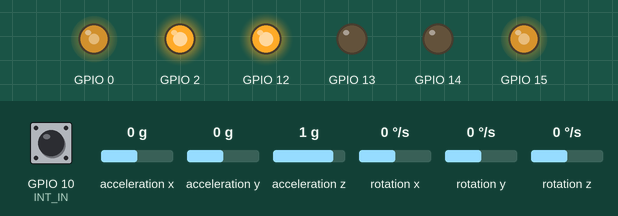
Bench run of a sketch on a simulated ESP8266 (NodeMCU). Shown: output pins drawn as LEDs (lit = HIGH). The inputs (shaded band) are chosen by the test bench; at power-on: acceleration x 0 g, acceleration z 1 g, GPIO 10 (INT_IN) HIGH, acceleration y 0 g, rotation x 0 °/s, rotation y 0 °/s, rotation z 0 °/s. The sensor or clock chip raises its interrupt line as the real part does; what the sketch prints to the serial monitor is not drawn.

Above: at 1.7 s.
1.8 s: acceleration x set to -0.3 g
3.3 s: acceleration x set to -0.6 g
At 3.9 s:
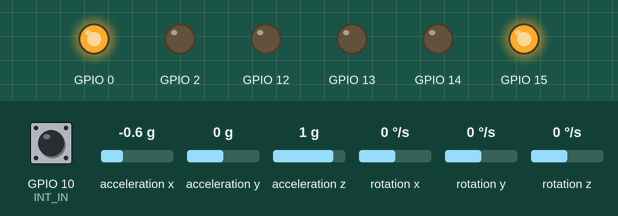
4.8 s: acceleration z set to 1.4 g
At 5.4 s:
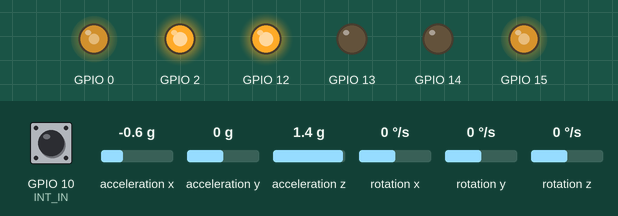
6.3 s: acceleration x set to 0.1 g
At 7.0 s:
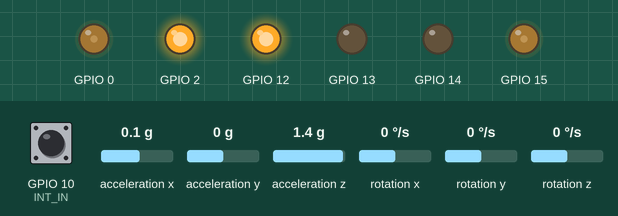
9.3 s: acceleration x set to 0 g
At 9.81 s:
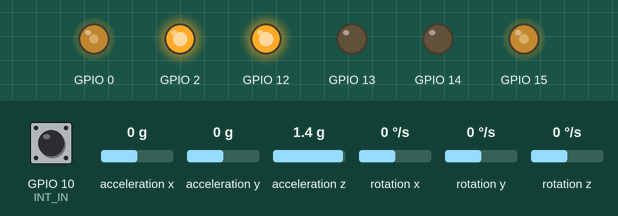
11.4 s: acceleration x set to -1.4 g
At 12.5 s:
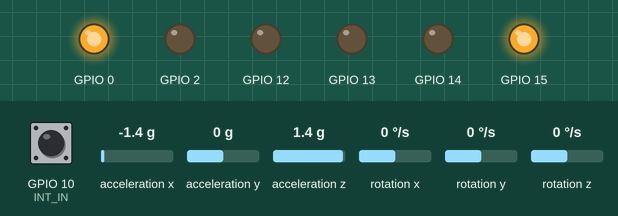
Timing chart, 0 to 13.9 s (numbered marks = the images above; inputs shaded):
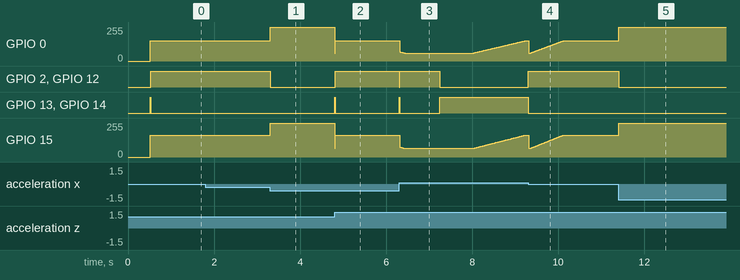

The sketch:

SelfBalancingRobot.ino
```cpp
#include "PID_v1.h"
#include "LMotorController.h"
#include "I2Cdev.h"
#include "MPU6050_6Axis_MotionApps20.h"

#include <Wire.h>

//#define LOG_INPUT true

#define MIN_ABS_SPEED           100
#define MIN_ABS_FALLING_ATTI    0.45
#define MIN_FALLING_GRAVITY     0.75

MPU6050 mpu;

// MPU control/status variables.
bool dmpReady = false;  // set true if DMP init was successful
uint8_t mpuIntStatus;   // holds actual interrupt status byte from MPU
uint8_t fifoBuffer[64]; // FIFO storage buffer
uint16_t packetSize;    // expected DMP packet size (default is 42 bytes)
uint16_t fifoCount;     // count of all bytes currently in FIFO

// Orientation/motion variables.
Quaternion quaternion;  // [w, x, y, z]         quaternion container
VectorFloat gravity;    // [x, y, z]            gravity vector
float ypr[3];           // [yaw, pitch, roll]   yaw/pitch/roll container and gravity vector

// Boolean flag indicating if the robot is falling down.
bool isRobotFallDown = true;

//PID
// === Robot #1
//double originalSetpoint = 182.8;
// === Robot #2
double originalSetpoint = 182.5;
double setpoint = originalSetpoint;
double input, output;

// Chosen PID:
//    Kp      Kd      Ki
//   --------------------
//    150     2.2     80  (loading with iphone8)
//
// === Robot #1
//double Kp = 96;
//double Kd = 2.8;
//double Ki = 80;
// === Robot #2
double Kp = 86;
double Kd = 3.2;
double Ki = 80;

PID pid(&input, &output, &setpoint, Kp, Ki, Kd, DIRECT);

double motorSpeedFactorLeft = 0.6;
double motorSpeedFactorRight = 0.65;

// L298N Motor controller connection.
int ENA = 0;
int IN1 = 2;
int IN2 = 14;
int IN3 = 12;
int IN4 = 13;
int ENB = 15;
int INT_IN = 10;

LMotorController motorController(ENA, IN1, IN2, ENB, IN3, IN4, motorSpeedFactorLeft, motorSpeedFactorRight);

// Boolean flag indicating whether or not it is interrupted from MPU.
volatile bool mpuInterrupted = false;
void ICACHE_RAM_ATTR dmpDataReady()
{
    mpuInterrupted = true;
}

void setup()
{
    Wire.begin();

    // initialize serial communication
    Serial.begin(115200);
    while (!Serial); // wait for Leonardo enumeration, others continue immediately

    // Initialize the interrupt input, mode INPUT or INPUT_PULLUP
    pinMode(INT_IN, INPUT_PULLUP); // OR, mode: INPUT

    // initialize device
    Serial.println("Initializing I2C devices...");
    mpu.initialize();

    // verify connection
    Serial.println(F("Testing device connections..."));
    Serial.println(mpu.testConnection() ? F("MPU6050 connection successful") : F("MPU6050 connection failed"));

    // load and configure the DMP
    Serial.println(F("Initializing DMP..."));
    uint8_t status = mpu.dmpInitialize();
    // make sure it worked (returns 0 if so)
    if (status == 0)
    {
        // Supply your own gyro offsets here, scaled for min sensitivity
        // These parameters can be calibrated thru IMU_Zero.ino, which is coming with MPU6050.
        // ==== Robot #1
        //mpu.setXGyroOffset(24);
        //mpu.setYGyroOffset(40);
        //mpu.setZGyroOffset(-24);
        //mpu.setZAccelOffset(1446);
        // ==== Robot #2
        mpu.setXGyroOffset(280);
        mpu.setYGyroOffset(44);
        mpu.setZGyroOffset(-96);
        mpu.setZAccelOffset(1403);

        // turn on the DMP, now that it's ready
        Serial.println(F("Enabling DMP..."));
        mpu.setDMPEnabled(true);

        // enable Arduino interrupt detection
        Serial.println(F("Enabling interrupt detection (Arduino external interrupt)..."));

        attachInterrupt(digitalPinToInterrupt(INT_IN), dmpDataReady, RISING);

        mpuIntStatus = mpu.getIntStatus();

        // set our DMP Ready flag so the main loop() function knows it's okay to use it
        Serial.println(F("DMP ready! Waiting for first interrupt..."));
        dmpReady = true;

        // get expected DMP packet size for later comparison
        packetSize = mpu.dmpGetFIFOPacketSize();

        //setup PID
        pid.SetMode(AUTOMATIC);
        pid.SetSampleTime(10);
        pid.SetOutputLimits(-255, 255);
    }
    else
    {
        // ERROR!
        // 1 = initial memory load failed
        // 2 = DMP configuration updates failed
        // (if it's going to break, usually the code will be 1)
        Serial.print(F("DMP Initialization failed (code "));
        Serial.print(status);
        Serial.println(F(")"));
    }
}

void loop()
{
    // Do nothing if initialization is failed.
    if (!dmpReady) return;

    // Wait for MPU interrupt or extra packet(s) available
    while (!mpuInterrupted && fifoCount < packetSize)
    {
        // Performing PID calculations and output to motors
        pid.Compute();
        if (!isRobotFallDown)
        {
            motorController.move(output, MIN_ABS_SPEED);
        }
    }

    // Reset interrupt flag and get INT_STATUS byte.
    mpuInterrupted = false;
    mpuIntStatus = mpu.getIntStatus();

    // Get current FIFO count.
    fifoCount = mpu.getFIFOCount();

    // Check for DMP data ready interrupt (this should happen frequently)
    if (mpuIntStatus & 0x02)
    {
        // Wait for correct available data length, should be a VERY short wait
        while (fifoCount < packetSize) fifoCount = mpu.getFIFOCount();

        // read a packet from FIFO
        mpu.getFIFOBytes(fifoBuffer, packetSize);

        // Track FIFO count here in case there is > 1 packet available
        // (this lets us immediately read more without waiting for an interrupt)
        fifoCount -= packetSize;

        mpu.dmpGetQuaternion(&quaternion, fifoBuffer);
        mpu.dmpGetGravity(&gravity, &quaternion);
        mpu.dmpGetYawPitchRoll(ypr, &quaternion, &gravity);

        // Detect if robot is falling down.
        if(abs(ypr[1]) > MIN_ABS_FALLING_ATTI || abs(ypr[2]) > MIN_ABS_FALLING_ATTI || gravity.z < MIN_FALLING_GRAVITY)
        {
            isRobotFallDown = true;
            motorController.stopMoving();
        }
        else
        {
            isRobotFallDown = false;
        }

        #if LOG_INPUT

        Serial.print("gravity\t");
        Serial.print(gravity.x);
        Serial.print("\t");
        Serial.print(gravity.y);
        Serial.print("\t");
        Serial.print(gravity.z);
        Serial.print("\t");
        Serial.print("ypr\t");
        Serial.print(ypr[0] * 180/M_PI);
        Serial.print("\t");
        Serial.print(ypr[1] * 180/M_PI);
        Serial.print("\t");
        Serial.println(ypr[2] * 180/M_PI);
        #endif

        input = ypr[1] * 180/M_PI + 180;
   }
}
```

LMotorController.cpp
```cpp
#include "LMotorController.h"
#include "Arduino.h"


LMotorController::LMotorController(int ena, int in1, int in2, int enb, int in3, int in4, double motorAConst, double motorBConst)
{
    _motorAConst = motorAConst;
    _motorBConst = motorBConst;

	_ena = ena;
	_in1 = in1;
	_in2 = in2;
	_enb = enb;
	_in3 = in3;
	_in4 = in4;

	pinMode(_ena, OUTPUT);
	pinMode(_in1, OUTPUT);
	pinMode(_in2, OUTPUT);

	pinMode(_enb, OUTPUT);
	pinMode(_in3, OUTPUT);
	pinMode(_in4, OUTPUT);
}


void LMotorController::move(int leftSpeed, int rightSpeed, int minAbsSpeed)
{
    if (rightSpeed < 0)
    {
        rightSpeed = min(rightSpeed, -1*minAbsSpeed);
        rightSpeed = max(rightSpeed, -255);
    }
    else if (rightSpeed > 0)
    {
        rightSpeed = max(rightSpeed, minAbsSpeed);
        rightSpeed = min(rightSpeed, 255);
    }

    int realRightSpeed = map(abs(rightSpeed), 0, 255, minAbsSpeed, 255);

    if (leftSpeed < 0)
    {
        leftSpeed = min(leftSpeed, -1*minAbsSpeed);
        leftSpeed = max(leftSpeed, -255);
    }
    else if (leftSpeed > 0)
    {
        leftSpeed = max(leftSpeed, minAbsSpeed);
        leftSpeed = min(leftSpeed, 255);
    }

    int realLeftSpeed = map(abs(leftSpeed), 0, 255, minAbsSpeed, 255);

    digitalWrite(_in3, rightSpeed > 0 ? HIGH : LOW);
    digitalWrite(_in4, rightSpeed > 0 ? LOW : HIGH);
    digitalWrite(_in1, leftSpeed > 0 ? HIGH : LOW);
    digitalWrite(_in2, leftSpeed > 0 ? LOW : HIGH);
    analogWrite(_ena, realRightSpeed * _motorAConst);
    analogWrite(_enb, realLeftSpeed * _motorBConst);
}


void LMotorController::move(int speed, int minAbsSpeed)
{
    int direction = 1;

    if (speed < 0)
    {
        direction = -1;

        speed = min(speed, -1*minAbsSpeed);
        speed = max(speed, -255);
    }
    else
    {
        speed = max(speed, minAbsSpeed);
        speed = min(speed, 255);
    }

    if (speed == _currentSpeed) return;

    int realSpeed = max(minAbsSpeed, abs(speed));

    digitalWrite(_in1, speed > 0 ? HIGH : LOW);
    digitalWrite(_in2, speed > 0 ? LOW : HIGH);
    digitalWrite(_in3, speed > 0 ? HIGH : LOW);
    digitalWrite(_in4, speed > 0 ? LOW : HIGH);
    analogWrite(_ena, realSpeed * _motorAConst);
    analogWrite(_enb, realSpeed * _motorBConst);

    _currentSpeed = direction * realSpeed;
}


void LMotorController::move(int speed)
{
    if (speed == _currentSpeed) return;

    if (speed > 255) speed = 255;
    else if (speed < -255) speed = -255;

    digitalWrite(_in1, speed > 0 ? HIGH : LOW);
    digitalWrite(_in2, speed > 0 ? LOW : HIGH);
    digitalWrite(_in3, speed > 0 ? HIGH : LOW);
    digitalWrite(_in4, speed > 0 ? LOW : HIGH);
    analogWrite(_ena, abs(speed) * _motorAConst);
    analogWrite(_enb, abs(speed) * _motorBConst);

    _currentSpeed = speed;
}


void LMotorController::turnLeft(int speed, bool kick)
{
    digitalWrite(_in1, HIGH);
    digitalWrite(_in2, LOW);
    digitalWrite(_in3, LOW);
    digitalWrite(_in4, HIGH);

    if (kick)
    {
        analogWrite(_ena, 255);
        analogWrite(_enb, 255);

        delay(100);
    }

    analogWrite(_ena, speed * _motorAConst);
    analogWrite(_enb, speed * _motorBConst);
}


void LMotorController::turnRight(int speed, bool kick)
{
    digitalWrite(_in1, LOW);
    digitalWrite(_in2, HIGH);
    digitalWrite(_in3, HIGH);
    digitalWrite(_in4, LOW);

    if (kick)
    {
        analogWrite(_ena, 255);
        analogWrite(_enb, 255);

        delay(100);
    }

    analogWrite(_ena, speed * _motorAConst);
    analogWrite(_enb, speed * _motorBConst);
}


void LMotorController::stopMoving()
{
    digitalWrite(_in1, LOW);
    digitalWrite(_in2, LOW);
    digitalWrite(_in3, LOW);
    digitalWrite(_in4, LOW);
    digitalWrite(_ena, HIGH);
    digitalWrite(_enb, HIGH);

    _currentSpeed = 0;
}
```

LMotorController.h
```cpp
#ifndef LMotorController_h
#define LMotorController_h


#include <Arduino.h>


class LMotorController
{
protected:
    int _ena, _in1, _in2, _enb, _in3, _in4;
    int _currentSpeed;
    double _motorAConst, _motorBConst;
public:
    LMotorController(int ena, int in1, int in2, int enb, int in3, int in4, double motorAConst, double motorBConst);
    void move(int leftSpeed, int rightSpeed, int minAbsSpeed);
    void move(int speed);
    void move(int speed, int minAbsSpeed);
    void turnLeft(int speed, bool kick);
    void turnRight(int speed, bool kick);
    void stopMoving();
};


#endif
```

Measured:
- the behaviour switches between -0.4 and -0.5 g on acceleration x (found by bisection; images 0 and 1)
- after the input at 1.8 s, every drawn part: stays the same
- after the input at 3.3 s, GPIO 0: 153/255 → 255/255 at once; GPIO 2, GPIO 12: HIGH → LOW at once; GPIO 15: 165/255 → 255/255 at once
- after the input at 4.8 s, GPIO 0: 255/255 → 153/255 at once; GPIO 2, GPIO 12: LOW → HIGH at once; GPIO 13, GPIO 14: LOW → HIGH at once, → LOW 0.01 s later; GPIO 15: 255/255 → 165/255 at once
- after the input at 6.3 s, GPIO 2, GPIO 12: HIGH → LOW at once, → HIGH 0.01 s later, → LOW 0.93 s later; GPIO 13, GPIO 14: LOW → HIGH at once, → LOW 0.01 s later, → HIGH 0.93 s later
- after the input at 9.3 s, GPIO 2, GPIO 12: LOW → HIGH at once; GPIO 13, GPIO 14: HIGH → LOW at once
- after the input at 11.4 s, GPIO 0: 153/255 → 255/255 at once; GPIO 2, GPIO 12: HIGH → LOW at once; GPIO 15: 165/255 → 255/255 at once
